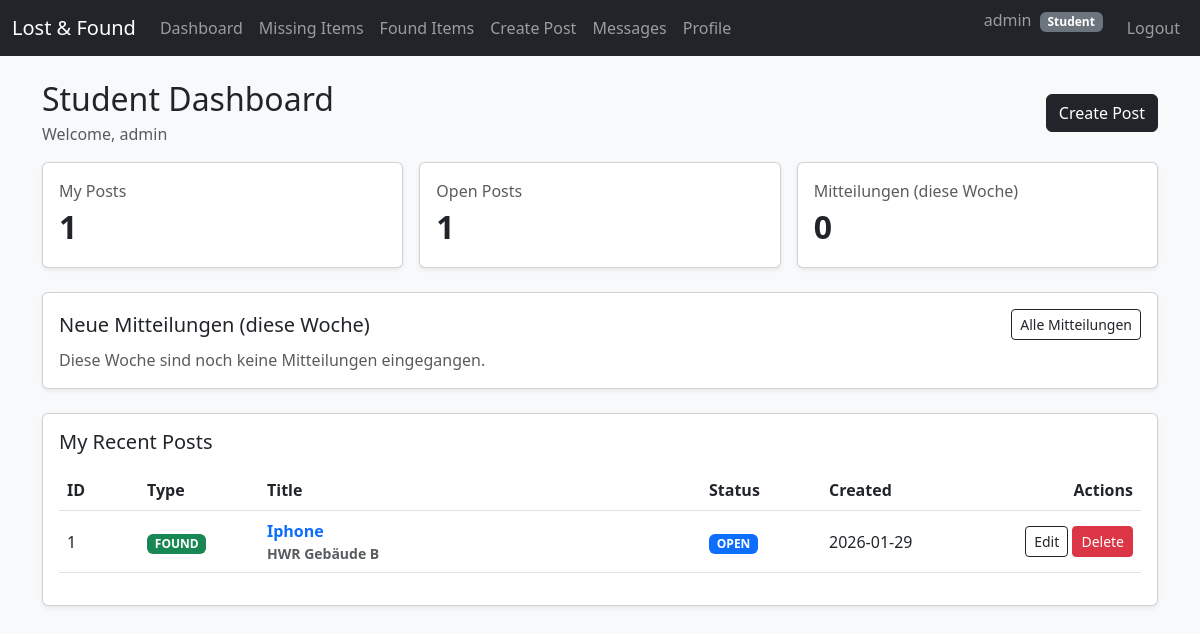
Page /student/dashboard (signed in) on the earlier database version.
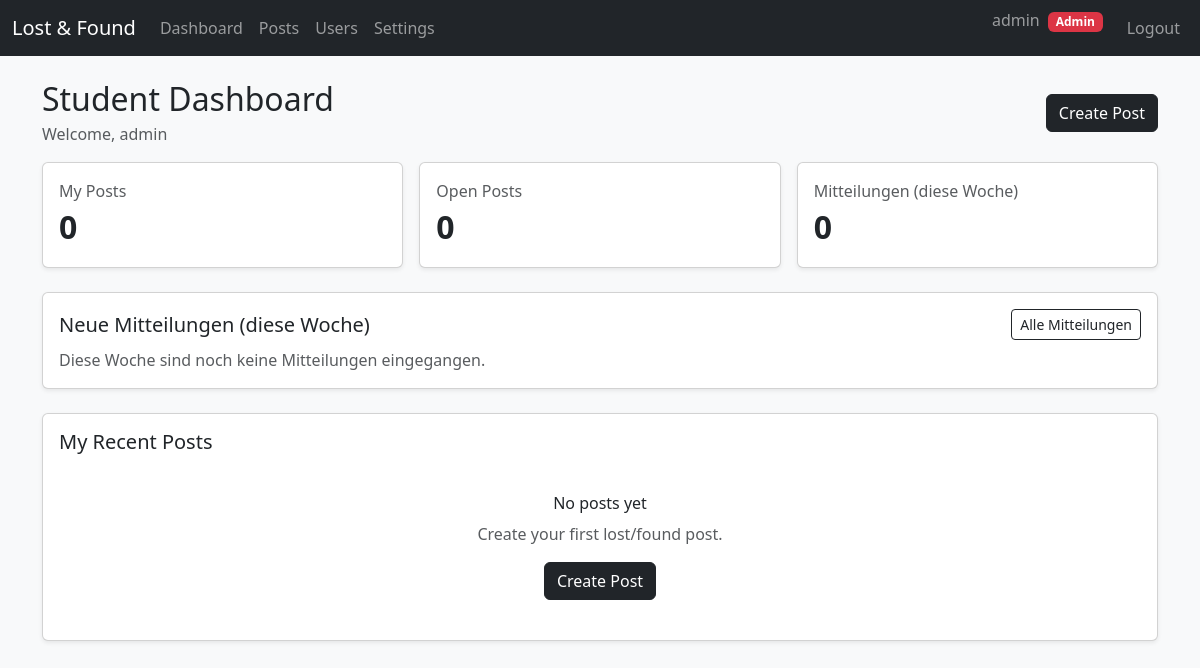
Same page on the later database version.
### db.py (models this page shows)
class ItemPost(db.Model):
    __tablename__ = "item_posts"
    id = db.Column(db.Integer, primary_key=True)
    post_type = db.Column(db.String(10), nullable=False)
    title = db.Column(db.String(200), nullable=False)
    description = db.Column(db.Text, nullable=False)
    location = db.Column(db.String(200))
    status = db.Column(db.String(20), default="open")
    created_by = db.Column(db.Integer, db.ForeignKey("users.id"), nullable=False)
    created_at = db.Column(db.DateTime, default=datetime.utcnow)
    creator = db.relationship("User", backref="posts")

### app.py (the view)
@app.route("/student/dashboard")
@login_required
def student_dashboard():
    user_id = session["user_id"]
    my_posts = (
        ItemPost.query
        .filter_by(created_by=user_id)
        .order_by(ItemPost.created_at.desc())
        .all()
    )
    my_open = ItemPost.query.filter_by(created_by=user_id, status="open").count()
    my_total = ItemPost.query.filter_by(created_by=user_id).count()
    now = datetime.utcnow()
    start_of_week = datetime(now.year, now.month, now.day) - timedelta(days=now.weekday())
    my_post_ids = [p.id for p in my_posts]
    if my_post_ids:
        weekly_interests = (
            PostInterest.query
            .filter(PostInterest.post_id.in_(my_post_ids))
            .filter(PostInterest.created_at >= start_of_week)
            .order_by(PostInterest.created_at.desc())
            .all()
        )
    else:
        weekly_interests = []
    weekly_messages_count = len(weekly_interests)
    return render_template(
        "student/dashboard.html",
        my_posts=my_posts,
        my_open=my_open,
        my_total=my_total,
        weekly_interests=weekly_interests,
        weekly_messages_count=weekly_messages_count
    )

### app.py (called while the page is built)
def login_required(f):
    from functools import wraps
    @wraps(f)
    def wrapper(*args, **kwargs):
        if "user_id" not in session:
            return redirect(url_for("login"))
        return f(*args, **kwargs)
    return wrapper

### templates/student/dashboard.html (shortened to what the changed rows need)
{% extends 'base.html' %}
{% block content %}
<div class="d-flex justify-content-between align-items-center mb-3">
  <div>
    <h2 class="mb-1">Student Dashboard</h2>
  </div>
</div>
<div class="row g-3 mb-4">
  <div class="col-md-4">
    <div class="card shadow-sm">
      <div class="card-body">
        <div class="text-muted">My Posts</div>
        <div class="fs-2 fw-bold">{{ my_total }}</div>
      </div>
    </div>
  </div>
  <div class="col-md-4">
    <div class="card shadow-sm">
      <div class="card-body">
        <div class="text-muted">Open Posts</div>
        <div class="fs-2 fw-bold">{{ my_open }}</div>
      </div>
    </div>
  </div>
</div>
<div class="card shadow-sm">
  <div class="card-body">
    {% if my_posts and my_posts|length > 0 %}
      <div class="table-responsive">
        <table class="table table-hover align-middle">
          <thead>
            <tr>
              <th style="width: 80px;">ID</th>
              <th style="width: 120px;">Type</th>
              <th>Title</th>
              <th style="width: 120px;">Status</th>
              <th style="width: 140px;">Created</th>
              <th class="text-end" style="width: 180px;">Actions</th>
            </tr>
          </thead>
          <tbody>
            {% for post in my_posts %}
              <tr>
                <td>{{ post.id }}</td>
                <td>
                  {% if post.post_type == "lost" %}
                    <span class="badge text-bg-warning">LOST</span>
                  {% else %}
                    <span class="badge text-bg-success">FOUND</span>
                  {% endif %}
                </td>
                <td class="fw-semibold">
                  <a class="text-decoration-none"
                     href="{{ url_for('student_post_detail', post_id=post.id) }}">
                    {{ post.title }}
                  </a>
                  <div class="text-muted small">
                    {{ post.location or "-" }}
                  </div>
                </td>
                <td>
                  {% if post.status == "open" %}
                    <span class="badge text-bg-primary">OPEN</span>
                  {% elif post.status == "claimed" %}
                    <span class="badge text-bg-info">CLAIMED</span>
                  {% else %}
                    <span class="badge text-bg-secondary">CLOSED</span>
                  {% endif %}
                </td>
                <td>{{ post.created_at.strftime("%Y-%m-%d") }}</td>
                <td class="text-end">
                  <a class="btn btn-sm btn-outline-dark"
                     href="{{ url_for('student_edit_post', post_id=post.id) }}">
                    Edit
                  </a>
                  <form method="post"
                        action="{{ url_for('student_delete_post', post_id=post.id) }}"
                        class="d-inline">
                    <button class="btn btn-sm btn-danger"
                            type="submit"
                            onclick="return confirm('Delete this post?');">
                      Delete
                    </button>
                  </form>
                </td>
              </tr>
            {% endfor %}
          </tbody>
        </table>
      </div>
    {% else %}
      <div class="text-center py-4">
        <h6 class="mb-2">No posts yet</h6>
        <p class="text-muted mb-3">Create your first lost/found post.</p>
        <a class="btn btn-dark" href="{{ url_for('student_new_post') }}">Create Post</a>
      </div>
    {% endif %}
  </div>
</div>
{% endblock %}

Differences in the rows shown:
no longer on this page (row edited): ItemPost: id "1", post_type "FOUND", title "Iphone", location "HWR Gebäude B", status "OPEN", created_at "2026-01-29"
Other differences:
{{ my_total }}: "1" → "0"
{{ my_open }}: "1" → "0"
text no longer shown: "Missing Items Found Items Messages Profile Student ID Type Title Status Created Actions"
text now shown: "Posts Users Settings Admin No posts yet Create your first lost/found post."
